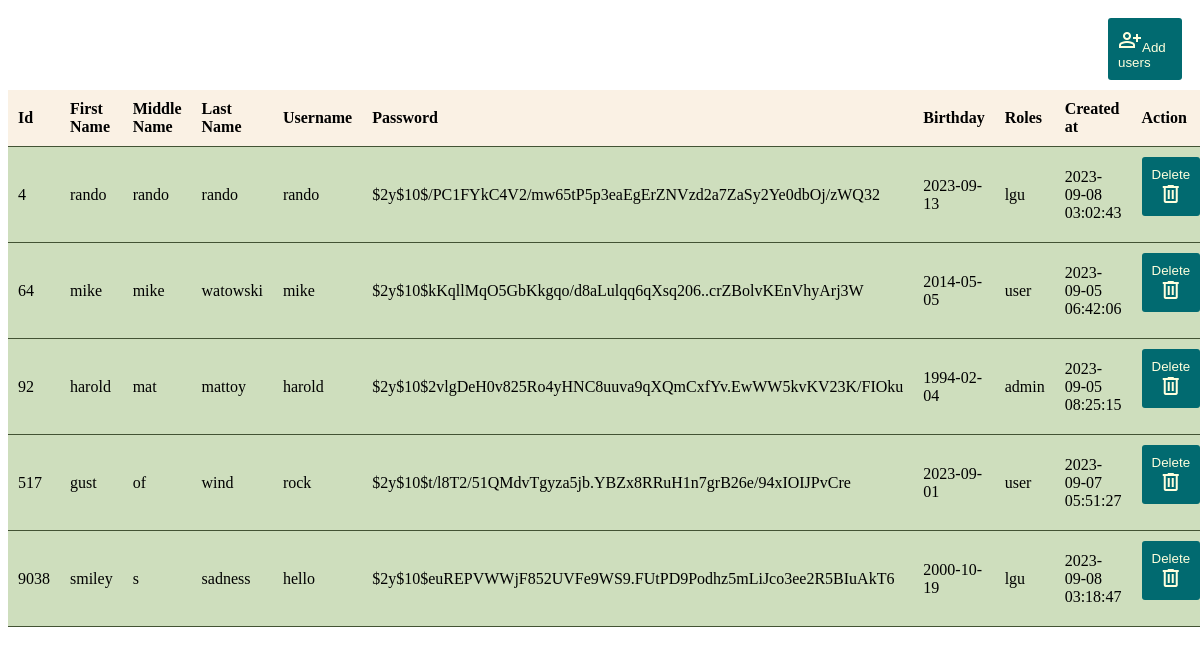
/usermanagement.php, run on the app's committed database.
### tables this page shows
CREATE TABLE `users` (
  `id` int(255) NOT NULL,
  `firstname` varchar(255) NOT NULL,
  `middlename` varchar(255) DEFAULT NULL,
  `lastname` varchar(255) DEFAULT NULL,
  `birthday` date NOT NULL,
  `username` varchar(255) NOT NULL,
  `password` varchar(255) NOT NULL,
  `role` enum('user','admin','lgu') NOT NULL,
  `created_at` timestamp NOT NULL DEFAULT current_timestamp() ON UPDATE current_timestamp()
);

### usermanagement.php (the view, shortened to what this page needs)
<body>
<button onclick="toggleFormVisibility()" class="toggle-button"><span class="material-symbols-outlined adding-users">
person_add</span>Add users</button>
    <?php
    include 'config/dbcon.php';
    $sql = 'SELECT * FROM users';
    $result = mysqli_query($conn, $sql);
    $data = array();
    while ($row = mysqli_fetch_assoc($result)) {
        $data[] = $row;
    }
    if (!empty($data)) {
        echo "<table>";
        echo "<tr><th>Id</th><th>First Name</th><th>Middle Name</th><th>Last Name</th><th>Username</th><th>Password</th><th>Birthday</th><th>Roles</th><th>Created at</th><th>Action</th></tr>";
        foreach ($data as $row) {
            echo "<tr>";
            echo "<td>" . $row['id'] . "</td>";
            echo "<td>" . $row['firstname'] . "</td>";
            echo "<td>" . $row['middlename'] . "</td>";
            echo "<td>" . $row['lastname'] . "</td>";
            echo "<td>" . $row['username'] . "</td>";
            echo "<td>" . $row['password'] . "</td>";
            echo "<td>" . $row['birthday'] . "</td>";
            echo "<td>" . $row['role'] . "</td>";
            echo "<td>" . $row['created_at'] . "</td>";
            echo '<td class="delete-btn">
                    <form method="POST">
                        <input type="hidden" name="delete" value="' . $row['id'] . '">
                        <button type="submit">Delete<span class="material-symbols-outlined">
                        delete
                        </span></button>
                    </form>
                  </td>';
            echo "</tr>";
        }
        echo "</table>";
    } else {
        echo "No data found";
    }
    ?>
</body>

### usermanagement.php (style rules this page uses)
button[type="submit"] { width: 100%; padding: 10px; background-color: #016A70; color: #FFFFDD; border: none; border-radius: 3px; cursor: pointer; }
.toggle-button { text-align: left; margin: 10px; padding:10px; margin-left:1100px; color:#FFFFDD; background-color:#016A70; border: none; border-radius: 3px; cursor: pointer; }
table { width: 50%; border-collapse: collapse; margin-bottom: 20px; }
th, td { padding: 10px; text-align: left; border-bottom: 1px solid #435334; background-color:#CEDEBD; }
th { background-color: #FAF1E4; }

### data on the page
users: id "4", firstname "rando", middlename "rando", lastname "rando", username "rando", password "$2y$10$/PC1FYkC4V2/mw65tP5p3eaEgErZNVzd2a7ZaSy2Ye0dbOj/zWQ32", birthday "2023-09-13", role "lgu", created_at "2023-09-08 03:02:43"
users: id "64", firstname "mike", middlename "mike", lastname "watowski", username "mike", password "$2y$10$kKqllMqO5GbKkgqo/d8aLulqq6qXsq206..crZBolvKEnVhyArj3W", birthday "2014-05-05", role "user", created_at "2023-09-05 06:42:06"
users: id "92", firstname "harold", middlename "mat", lastname "mattoy", username "harold", password "$2y$10$2vlgDeH0v825Ro4yHNC8uuva9qXQmCxfYv.EwWW5kvKV23K/FIOku", birthday "1994-02-04", role "admin", created_at "2023-09-05 08:25:15"
users: id "517", firstname "gust", middlename "of", lastname "wind", username "rock", password "$2y$10$t/l8T2/51QMdvTgyza5jb.YBZx8RRuH1n7grB26e/94xIOIJPvCre", birthday "2023-09-01", role "user", created_at "2023-09-07 05:51:27"
users: id "9038", firstname "smiley", middlename "s", lastname "sadness", username "hello", password "$2y$10$euREPVWWjF852UVFe9WS9.FUtPD9Podhz5mLiJco3ee2R5BIuAkT6", birthday "2000-10-19", role "lgu", created_at "2023-09-08 03:18:47"
